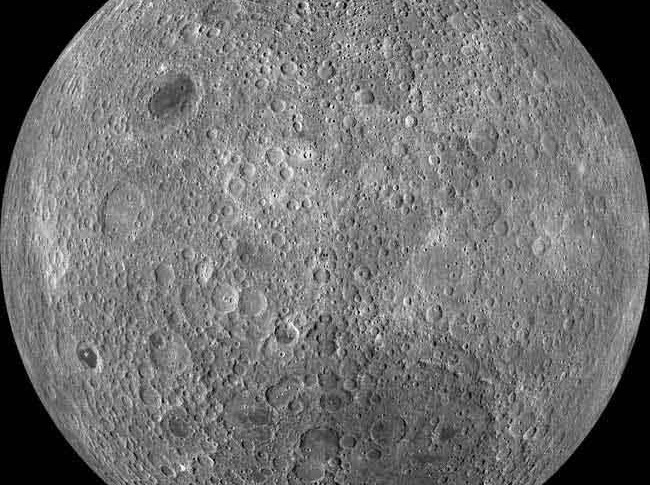
#> input picture images/moon.jpg, 650 x 485 px
$ jupyter execute 5_Morphological_reconstruction.ipynb
#> lines starting #> are read from the running program, lines starting #| are printed output that depends on the picture
### Morphological reconstruction
1. Erosion
2. Dilation

#### Usage
    1. Extract marked objects
    2. Find bright regions surrounded by dark regions
    3. Remove objects
    4. Fill holes

#### Use erosion and dilation to find holes and peaks

[cell 1]
import matplotlib.pyplot as plt
import numpy as np

from skimage import io,data

from skimage.exposure import rescale_intensity # to get a high contrast image
from skimage.morphology import reconstruction

[cell 2]
moon = io.imread("./images/moon.jpg")
#> moon is the input picture: shape (485, 650); min 0, max 255, mean 113.6

plt.figure(figsize=(8,8))
plt.imshow(moon,cmap="gray")

### Make the image high-contrast

[cell 3]
moon_rescaled = rescale_intensity(moon, in_range=(10,200))
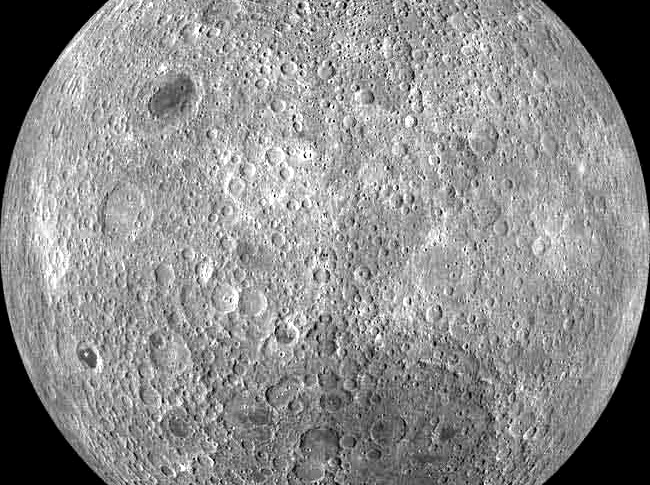
#> moon_rescaled: shape (485, 650); min 0, max 255, mean 139.5

plt.figure(figsize=(8,8))
plt.imshow(moon_rescaled, cmap="gray")

### Use erosion to shrink holes in the image

[cell 4]
erosion_seed = np.copy(moon_rescaled)
erosion_seed[1:-1,1:-1] = moon_rescaled.max() # the seed image used for erosion is initialised to the max value of the original image, except for the pixels at the borders
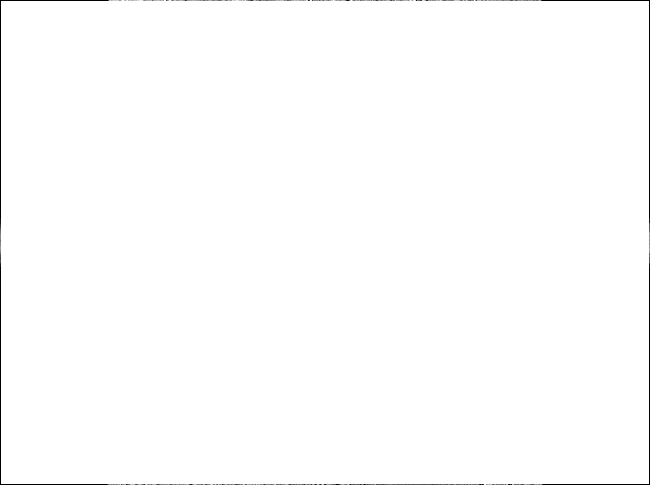
#> erosion_seed: shape (485, 650); min 0, max 255, mean 253.6
mask = moon_rescaled

[cell 5]
filled = reconstruction(erosion_seed, mask,method="erosion") # eroding inwards from the border to fill holes
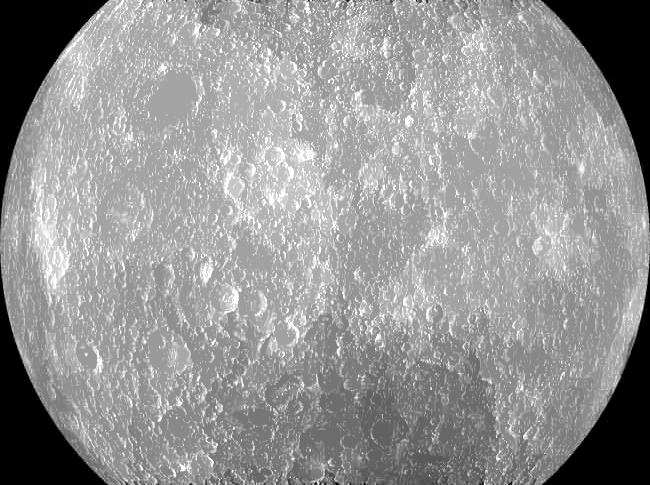
#> filled: shape (485, 650) float64; min 0, max 255, mean 148.9

[cell 6]
fig, ax = plt.subplots(1,2,
                      figsize=(18,14),
                      sharex=True,sharey=True)
ax = ax.ravel()

ax[0].imshow(moon_rescaled,cmap="gray")
ax[0].axis("off")
ax[0].set_title("Original Image",fontsize=20)

ax[1].imshow(filled,cmap="gray")
ax[1].axis("off")
ax[1].set_title("Erosion Reconstruction",fontsize=20)


fig.tight_layout()
plt.show()
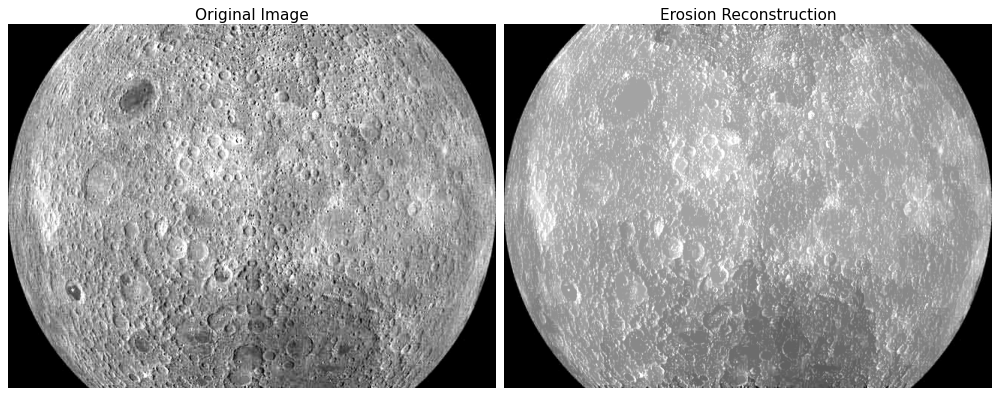
#> figure drawn by matplotlib, 2 panels

### Dilation

[cell 7]
dilation_seed = np.copy(moon_rescaled)

dilation_seed[1:-1,1:-1] = moon_rescaled.min() # the seed image used for erosion is initialised to the min value of the original image, except for the pixels at the borders
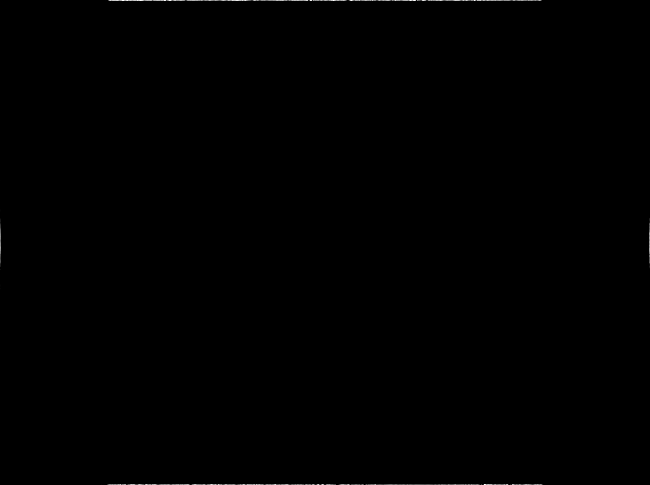
#> dilation_seed: shape (485, 650); min 0, max 255, mean 0.4

mask = moon_rescaled

[cell 8]
highlighted = reconstruction(dilation_seed, mask,method="dilation") # highlight bright spots in an image by expanding high intensity values
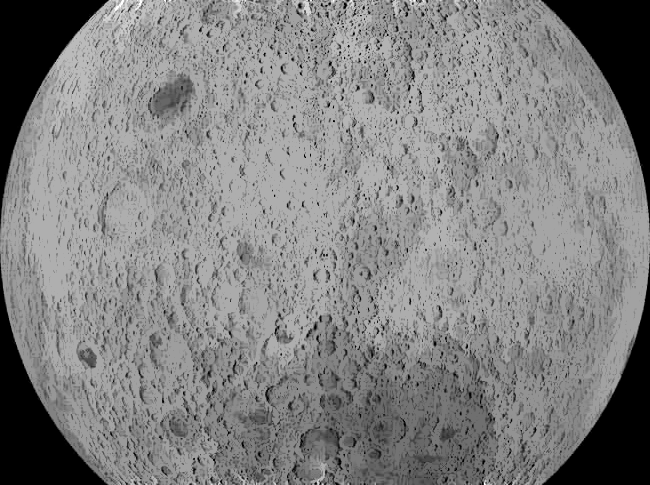
#> highlighted: shape (485, 650) float64; min 0, max 255, mean 130.2

[cell 9]
fig, ax = plt.subplots(1,2,
                      figsize=(18,14),
                      sharex=True,sharey=True)
ax = ax.ravel()

ax[0].imshow(moon_rescaled,cmap="gray")
ax[0].axis("off")
ax[0].set_title("Original Image",fontsize=20)

ax[1].imshow(highlighted,cmap="gray")
ax[1].axis("off")
ax[1].set_title("Dilation Reconstruction",fontsize=20)


fig.tight_layout()
plt.show()

[cell 10]
holes = filled - moon_rescaled
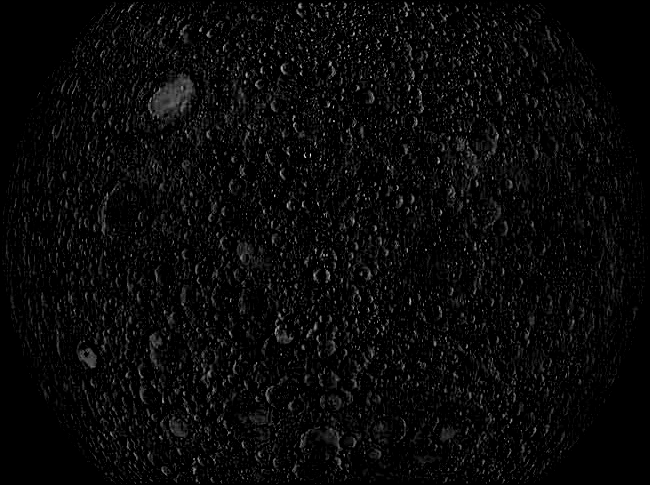
#> holes: shape (485, 650) float64; min 0, max 240, mean 9.3

peaks = highlighted - moon_rescaled
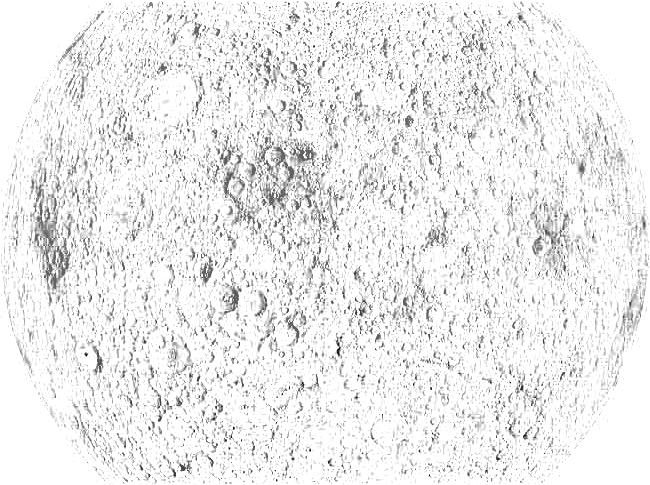
#> peaks: shape (485, 650) float64; min -130, max 0, mean -9.36; drawn with min black and max white

[cell 11]
fig, ax = plt.subplots(1,2,
                      figsize=(18,14),
                      sharex=True,sharey=True)
ax = ax.ravel()

ax[0].imshow(holes,cmap="gray")
ax[0].axis("off")
ax[0].set_title("Holes",fontsize=20)

ax[1].imshow(peaks,cmap="gray")
ax[1].axis("off")
ax[1].set_title("Peaks",fontsize=20)


fig.tight_layout()
plt.show()
